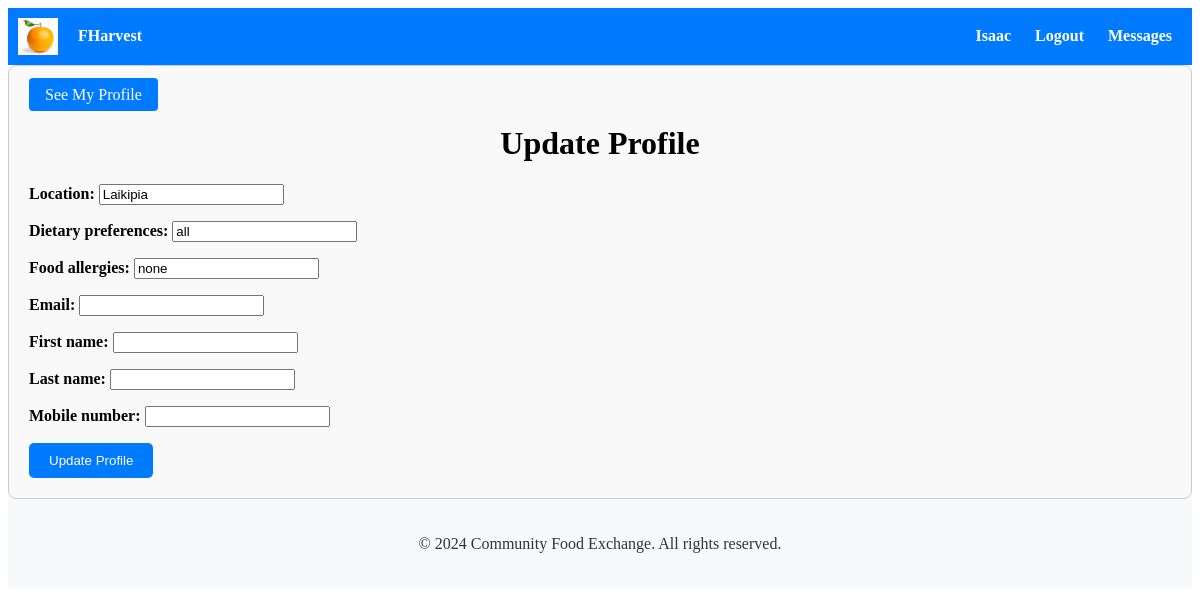
The app's page /accounts/profile/update/ (signed in) with its own data.
### accounts/models.py (models this page shows, shortened)
class Profile(models.Model):
    user = models.OneToOneField(User, on_delete=models.CASCADE)
    location = models.CharField(max_length=100)
    dietary_preferences = models.CharField(max_length=200)
    food_allergies = models.CharField(max_length=200)
    email = models.EmailField(blank=True, null=True)
    first_name = models.CharField(max_length=100, default=timezone.now)  # Default value set to current date and time
    last_name = models.CharField(max_length=100, blank=True)
    mobile_number = models.CharField(max_length=15, blank=True)

### accounts/views.py (the view)
# urls.py: path('profile/update/', profile_update, name='profile_update'),
@login_required
def profile_update(request):
    try:
        profile = Profile.objects.get(user=request.user)
    except Profile.DoesNotExist:
        return redirect('profile_create')  # Redirect to profile creation if profile doesn't exist
    if request.method == 'POST':
        form = ProfileForm(request.POST, instance=profile)
        if form.is_valid():
            form.save()
            return redirect('home')
    else:
        form = ProfileForm(instance=profile)
    return render(request, 'accounts/profile_update.html', {'form': form})

### accounts/forms.py
class ProfileForm(forms.ModelForm):
    class Meta:
        model = Profile
        fields = ['location', 'dietary_preferences', 'food_allergies', 'email', 'first_name', 'last_name', 'mobile_number']

### accounts/templates/accounts/profile_update.html (shortened to what this page needs)
{% extends 'accounts/base.html' %}
{% block content %}
<a href="{% url 'profile' %}" class="btn btn-secondary">See My Profile</a>
<h1>Update Profile</h1>
    <form method="post">
        {{ form.as_p }}
        <button type="submit" class="btn btn-primary">Update Profile</button>
    </form>
{% endblock %}

### accounts/templates/accounts/base.html (shortened to what this page needs)
{% load static %}
<!DOCTYPE html>
<html lang="en">
<head>
    <link rel="stylesheet" type="text/css" href="{% static 'css/style.css' %}">
    <link href="https://cdn.jsdelivr.net/npm/bootstrap-icons@1.11.3/font/bootstrap-icons.css" rel="stylesheet">
    <link rel="stylesheet" href="{% static 'path/to/compiled/bootstrap-icons.css' %}">
</head>
<body>
    <nav>
        <div class="brand-name">
            <img src="{% static 'logo.png' %}" alt="Logo" class="logo">
            <a href="{% url 'home' %}" style="color: inherit; text-decoration: none;">
                FHarvest
            </a>
        </div>
        <div class="nav-links">
            {% if user.is_authenticated %}
            <a href="{% url 'profile_update' %}">
                <span class="username">{{ user.username }}</span>
            </a>
            <a href="{% url 'logout' %}">Logout</a>
            <a href="{% if latest_conversation_id %}{% url 'conversation_detail' latest_conversation_id %}{% else %}{% url 'conversation_list' %}{% endif %}">
                Messages {% if unread_messages_count %}<span class="badge">{{ unread_messages_count }}</span>{% endif %}
            </a>
            {% else %}
            <a href="{% url 'login' %}">Login</a>
            <a href="{% url 'signup' %}">Signup</a>
            {% endif %}
        </div>
    </nav>
    <div class="container">
        {% block content %}
        {% endblock %}
    </div>
    <footer>
        <p>© 2024 Community Food Exchange. All rights reserved.</p>
    </footer>
</body>
</html>

### accounts/static/css/style.css (style rules this page uses)
.container { max-width: 1200px; margin: 0 auto; padding: 2px; }
.brand-name { display: flex; align-items: center; }
.logo { width: 50px; margin-right: 10px; }
.btn-primary { background-color: #007bff; color: #fff; border: none; padding: 8px 16px; border-radius: 4px; cursor: pointer; text-decoration: none; }
.btn { padding: 8px 16px; background-color: #007bff; color: #fff; border: none; border-radius: 4px; cursor: pointer; text-decoration: none; }
.container { max-width: 800px; margin: 0 auto; }
.container { max-width: 800px; margin: 20px auto; padding: 2px; border: 1px solid #ccc; border-radius: 8px; background-color: #f9f9f9; }
.container h1 { text-align: center; }
label { font-weight: bold; }
.btn-primary { background-color: #007bff; color: #fff; border: none; padding: 10px 20px; cursor: pointer; border-radius: 5px; }

### accounts/templates/accounts/base.html (style rules this page uses)
nav { background-color: #007bff; color: #fff; padding: 10px; display: flex; justify-content: space-between; align-items: center; }
nav a { color: #fff; text-decoration: none; margin: 0 10px; font-weight: bold; }
.brand-name { cursor: pointer; display: flex; align-items: center; }
.logo { width: 40px; height: auto; margin-right: 10px; }
footer { background-color: #f8f9fa; color: #333; padding: 20px; text-align: center; }
.container { max-width: 100%; margin: 0 auto; padding: 20px; box-sizing: border-box; }

### records on screen
Profile: location "Laikipia", dietary_preferences "all", food_allergies "none"

### other values on screen
{{ user.username }} "Isaac"
